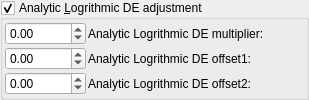
    <widget class="MyGroupBox" name="groupCheck_analyticDE_enabled_false">
     <property name="toolTip">
      <string/>
     </property>
     <property name="title">
      <string>Analytic &amp;Logrithmic DE adjustment</string>
     </property>
     <property name="checkable">
      <bool>true</bool>
     </property>
     <layout class="QVBoxLayout" name="verticalLayout_52">
      <property name="spacing">
       <number>2</number>
      </property>
      <property name="leftMargin">
       <number>2</number>
      </property>
      <property name="topMargin">
       <number>2</number>
      </property>
      <property name="rightMargin">
       <number>2</number>
      </property>
      <property name="bottomMargin">
       <number>2</number>
      </property>
      <item>
       <layout class="QGridLayout" name="gridLayout_26">
        <property name="spacing">
         <number>2</number>
        </property>
        <item row="1" column="1">
         <widget class="QLabel" name="label_177">
          <property name="text">
           <string>Analytic Logrithmic DE offset1:</string>
          </property>
         </widget>
        </item>
        <item row="0" column="1">
         <widget class="QLabel" name="label_176">
          <property name="text">
           <string>Analytic Logrithmic DE multiplier:</string>
          </property>
         </widget>
        </item>
        <item row="0" column="0">
         <widget class="MyDoubleSpinBox" name="spinbox_analyticDE_scale_1">
          <property name="sizePolicy">
           <sizepolicy hsizetype="Minimum" vsizetype="Maximum">
            <horstretch>0</horstretch>
            <verstretch>0</verstretch>
           </sizepolicy>
          </property>
          <property name="prefix">
           <string/>
          </property>
          <property name="suffix">
           <string/>
          </property>
          <property name="decimals">
           <number>2</number>
          </property>
          <property name="minimum">
           <double>-36000.000000000000000</double>
          </property>
          <property name="maximum">
           <double>36000.000000000000000</double>
          </property>
          <property name="singleStep">
           <double>0.100000000000000</double>
          </property>
         </widget>
        </item>
        <item row="0" column="2">
         <spacer name="horizontalSpacer">
          <property name="orientation">
           <enum>Qt::Horizontal</enum>
          </property>
          <property name="sizeHint" stdset="0">
           <size>
            <width>40</width>
            <height>20</height>
           </size>
          </property>
         </spacer>
        </item>
        <item row="1" column="0">
         <widget class="MyDoubleSpinBox" name="spinbox_analyticDE_offset_1">
          <property name="sizePolicy">
           <sizepolicy hsizetype="Minimum" vsizetype="Maximum">
            <horstretch>0</horstretch>
            <verstretch>0</verstretch>
           </sizepolicy>
          </property>
          <property name="prefix">
           <string/>
          </property>
          <property name="suffix">
           <string/>
          </property>
          <property name="decimals">
           <number>2</number>
          </property>
          <property name="minimum">
           <double>-36000.000000000000000</double>
          </property>
          <property name="maximum">
           <double>36000.000000000000000</double>
          </property>
          <property name="singleStep">
           <double>0.100000000000000</double>
          </property>
         </widget>
        </item>
        <item row="2" column="0">
         <widget class="MyDoubleSpinBox" name="spinbox_analyticDE_offset_2">
          <property name="sizePolicy">
           <sizepolicy hsizetype="Minimum" vsizetype="Maximum">
            <horstretch>0</horstretch>
            <verstretch>0</verstretch>
           </sizepolicy>
          </property>
          <property name="prefix">
           <string/>
          </property>
          <property name="suffix">
           <string/>
          </property>
          <property name="decimals">
           <number>2</number>
          </property>
          <property name="minimum">
           <double>-36000.000000000000000</double>
          </property>
          <property name="maximum">
           <double>36000.000000000000000</double>
          </property>
          <property name="singleStep">
           <double>0.100000000000000</double>
          </property>
         </widget>
        </item>
        <item row="2" column="1">
         <widget class="QLabel" name="label_178">
          <property name="text">
           <string>Analytic Logrithmic DE offset2:</string>
          </property>
         </widget>
        </item>
       </layout>
      </item>
     </layout>
    </widget>
